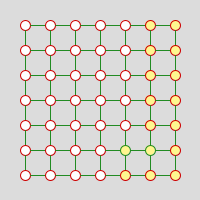
Frame 1 (no input)
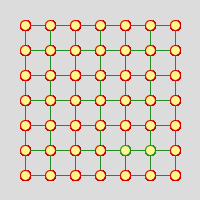
Frame 60 (the mouse pressed at the canvas centre just before this capture)
Frame 120 (the mouse held since frame 60 and released just before this capture): identical to frame 60, image omitted

The Processing sketch that drew these frames (run headless with seeded random() and noise(); from frame 60 on, the mouse is pressed at the canvas centre):

// Processing sketch: processing_97603
// ── processing_97603.pde

// Laura Gafuri
//EF6

void setup() { 
  size(200, 200); 
  background(220);
}

void draw() {   
  for (int i=25; i<180; i=i+25) { 
    for (int j=25; j<180; j=j+25) {  
      if (j>140&&j<160 && i>120&&i<160) { 
        fill (#FFF68F);
      }
      else {
        stroke(#CD0000);
      }

      ellipse (i, j, 10, 10);
      stroke(#228B22);

      // desenha as linhas
      if (j<160) {
        line (i, j+5, i, j+24);
      }
      if (i<160) {
        line (i+5, j, i+24, j);
      }
    }
  }
}
